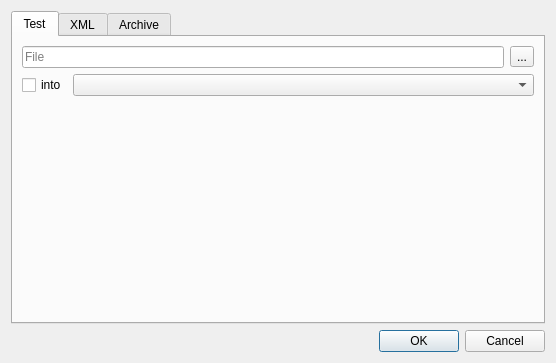
<ui version="4.0" >
 <class>FGDLoaderDialogBase</class>
 <widget class="QDialog" name="FGDLoaderDialogBase" >
  <property name="geometry" >
   <rect>
    <x>0</x>
    <y>0</y>
    <width>556</width>
    <height>363</height>
   </rect>
  </property>
  <property name="windowTitle" >
   <string>FGDLoader</string>
  </property>
  <layout class="QGridLayout" name="gridLayout_5">
   <item row="1" column="0">
    <widget class="QDialogButtonBox" name="button_box">
     <property name="orientation">
      <enum>Qt::Horizontal</enum>
     </property>
     <property name="standardButtons">
      <set>QDialogButtonBox::Cancel|QDialogButtonBox::Ok</set>
     </property>
    </widget>
   </item>
   <item row="0" column="0">
    <widget class="QTabWidget" name="tabWidget">
     <property name="currentIndex">
      <number>0</number>
     </property>
     <widget class="QWidget" name="tabTest">
      <attribute name="title">
       <string>Test</string>
      </attribute>
      <layout class="QGridLayout" name="gridLayout">
       <item row="0" column="0">
        <layout class="QHBoxLayout" name="horizontalLayout">
         <item>
          <widget class="QLineEdit" name="lineEdit">
           <property name="placeholderText">
            <string>File</string>
           </property>
          </widget>
         </item>
         <item>
          <widget class="QToolButton" name="toolButton">
           <property name="text">
            <string>...</string>
           </property>
          </widget>
         </item>
        </layout>
       </item>
       <item row="1" column="0">
        <layout class="QHBoxLayout" name="horizontalLayout_2">
         <item>
          <widget class="QCheckBox" name="checkBoxInto">
           <property name="sizePolicy">
            <sizepolicy hsizetype="Maximum" vsizetype="Fixed">
             <horstretch>0</horstretch>
             <verstretch>0</verstretch>
            </sizepolicy>
           </property>
           <property name="text">
            <string>into</string>
           </property>
          </widget>
         </item>
         <item>
          <widget class="QgsMapLayerComboBox" name="comboBoxLayer"/>
         </item>
        </layout>
       </item>
       <item row="2" column="0">
        <spacer name="verticalSpacer">
         <property name="orientation">
          <enum>Qt::Vertical</enum>
         </property>
         <property name="sizeHint" stdset="0">
          <size>
           <width>20</width>
           <height>196</height>
          </size>
         </property>
        </spacer>
       </item>
      </layout>
     </widget>
     <widget class="QWidget" name="tabXML">
      <attribute name="title">
       <string>XML</string>
      </attribute>
      <layout class="QGridLayout" name="gridLayout_2">
       <item row="0" column="0" rowspan="2">
        <widget class="QListView" name="listViewXML">
         <property name="selectionMode">
          <enum>QAbstractItemView::MultiSelection</enum>
         </property>
        </widget>
       </item>
       <item row="0" column="1">
        <widget class="QDialogButtonBox" name="buttonBoxXML">
         <property name="orientation">
          <enum>Qt::Vertical</enum>
         </property>
         <property name="standardButtons">
          <set>QDialogButtonBox::Close|QDialogButtonBox::Open|QDialogButtonBox::Reset</set>
         </property>
        </widget>
       </item>
      </layout>
     </widget>
     <widget class="QWidget" name="tabArchive">
      <attribute name="title">
       <string>Archive</string>
      </attribute>
      <layout class="QGridLayout" name="gridLayout_4">
       <item row="1" column="1">
        <widget class="QCheckBox" name="checkBoxDEM">
         <property name="text">
          <string>DEM</string>
         </property>
        </widget>
       </item>
       <item row="1" column="4">
        <widget class="QCheckBox" name="checkBoxCntr">
         <property name="text">
          <string>Cntr</string>
         </property>
        </widget>
       </item>
       <item row="5" column="0">
        <widget class="QCheckBox" name="checkBoxBldA">
         <property name="text">
          <string>BldA</string>
         </property>
        </widget>
       </item>
       <item row="1" column="2">
        <widget class="QCheckBox" name="checkBoxDGHM">
         <property name="text">
          <string>DGHM</string>
         </property>
        </widget>
       </item>
       <item row="3" column="2">
        <widget class="QCheckBox" name="checkBoxSBAPt">
         <property name="text">
          <string>SBAPt</string>
         </property>
        </widget>
       </item>
       <item row="7" column="2">
        <widget class="QCheckBox" name="checkBoxRdMgtBdry">
         <property name="text">
          <string>RdMgtBdry</string>
         </property>
        </widget>
       </item>
       <item row="4" column="1">
        <widget class="QCheckBox" name="checkBoxWStrL">
         <property name="text">
          <string>WStrL</string>
         </property>
        </widget>
       </item>
       <item row="2" column="2">
        <widget class="QCheckBox" name="checkBoxCommBdry">
         <property name="text">
          <string>CommBdry</string>
         </property>
        </widget>
       </item>
       <item row="2" column="4">
        <widget class="QCheckBox" name="checkBoxCommPt">
         <property name="text">
          <string>CommPt</string>
         </property>
        </widget>
       </item>
       <item row="4" column="4">
        <widget class="QCheckBox" name="checkBoxRvrMgtBdry">
         <property name="text">
          <string>RvrMgtBdry</string>
         </property>
        </widget>
       </item>
       <item row="2" column="3">
        <widget class="QCheckBox" name="checkBoxAdmPt">
         <property name="text">
          <string>AdmPt</string>
         </property>
        </widget>
       </item>
       <item row="0" column="0" colspan="5">
        <layout class="QGridLayout" name="gridLayout_3">
         <item row="0" column="0" rowspan="2">
          <widget class="QListView" name="listViewArchive">
           <property name="selectionMode">
            <enum>QAbstractItemView::MultiSelection</enum>
           </property>
          </widget>
         </item>
         <item row="0" column="1">
          <widget class="QDialogButtonBox" name="buttonBoxArchive">
           <property name="orientation">
            <enum>Qt::Vertical</enum>
           </property>
           <property name="standardButtons">
            <set>QDialogButtonBox::Close|QDialogButtonBox::Open|QDialogButtonBox::Reset</set>
           </property>
          </widget>
         </item>
        </layout>
       </item>
       <item row="5" column="3">
        <widget class="QCheckBox" name="checkBoxRdCompt">
         <property name="text">
          <string>RdCompt</string>
         </property>
        </widget>
       </item>
       <item row="3" column="4">
        <widget class="QCheckBox" name="checkBoxWL">
         <property name="text">
          <string>WL</string>
         </property>
        </widget>
       </item>
       <item row="2" column="0">
        <widget class="QCheckBox" name="checkBoxAdmArea">
         <property name="text">
          <string>AdmArea</string>
         </property>
        </widget>
       </item>
       <item row="2" column="1">
        <widget class="QCheckBox" name="checkBoxAdmBdry">
         <property name="text">
          <string>AdmBdry</string>
         </property>
        </widget>
       </item>
       <item row="1" column="3">
        <widget class="QCheckBox" name="checkBoxElevPt">
         <property name="text">
          <string>ElevPt</string>
         </property>
        </widget>
       </item>
       <item row="1" column="0">
        <widget class="QCheckBox" name="checkBoxGCP">
         <property name="text">
          <string>GCP</string>
         </property>
        </widget>
       </item>
       <item row="5" column="2">
        <widget class="QCheckBox" name="checkBoxRdEdg">
         <property name="text">
          <string>RdEdg</string>
         </property>
        </widget>
       </item>
       <item row="7" column="0">
        <widget class="QCheckBox" name="checkBoxRdArea">
         <property name="text">
          <string>RdArea</string>
         </property>
        </widget>
       </item>
       <item row="5" column="4">
        <widget class="QCheckBox" name="checkBoxRdASL">
         <property name="text">
          <string>RdASL</string>
         </property>
        </widget>
       </item>
       <item row="4" column="3">
        <widget class="QCheckBox" name="checkBoxLeveeEdge">
         <property name="text">
          <string>LeveeEdge</string>
         </property>
        </widget>
       </item>
       <item row="3" column="3">
        <widget class="QCheckBox" name="checkBoxWA">
         <property name="text">
          <string>WA</string>
         </property>
        </widget>
       </item>
       <item row="4" column="2">
        <widget class="QCheckBox" name="checkBoxWStrA">
         <property name="text">
          <string>WStrA</string>
         </property>
        </widget>
       </item>
       <item row="4" column="0">
        <widget class="QCheckBox" name="checkBoxCStline">
         <property name="text">
          <string>CStline</string>
         </property>
        </widget>
       </item>
       <item row="3" column="1">
        <widget class="QCheckBox" name="checkBoxSBBdry">
         <property name="text">
          <string>SBBdry</string>
         </property>
        </widget>
       </item>
       <item row="3" column="0">
        <widget class="QCheckBox" name="checkBoxSBArea">
         <property name="text">
          <string>SBArea</string>
         </property>
        </widget>
       </item>
       <item row="7" column="1">
        <widget class="QCheckBox" name="checkBoxRdSgmtA">
         <property name="text">
          <string>RdSgmtA</string>
         </property>
        </widget>
       </item>
       <item row="5" column="1">
        <widget class="QCheckBox" name="checkBoxBldL">
         <property name="text">
          <string>BldL</string>
         </property>
        </widget>
       </item>
       <item row="7" column="3">
        <widget class="QCheckBox" name="checkBoxRailCL">
         <property name="text">
          <string>RailCL</string>
         </property>
        </widget>
       </item>
      </layout>
     </widget>
    </widget>
   </item>
  </layout>
 </widget>
 <customwidgets>
  <customwidget>
   <class>QgsMapLayerComboBox</class>
   <extends>QComboBox</extends>
   <header location="global">qgis/gui</header>
  </customwidget>
 </customwidgets>
 <resources/>
 <connections>
  <connection>
   <sender>button_box</sender>
   <signal>accepted()</signal>
   <receiver>FGDLoaderDialogBase</receiver>
   <slot>accept()</slot>
   <hints>
    <hint type="sourcelabel">
     <x>20</x>
     <y>20</y>
    </hint>
    <hint type="destinationlabel">
     <x>20</x>
     <y>20</y>
    </hint>
   </hints>
  </connection>
  <connection>
   <sender>button_box</sender>
   <signal>rejected()</signal>
   <receiver>FGDLoaderDialogBase</receiver>
   <slot>reject()</slot>
   <hints>
    <hint type="sourcelabel">
     <x>20</x>
     <y>20</y>
    </hint>
    <hint type="destinationlabel">
     <x>20</x>
     <y>20</y>
    </hint>
   </hints>
  </connection>
 </connections>
</ui>
